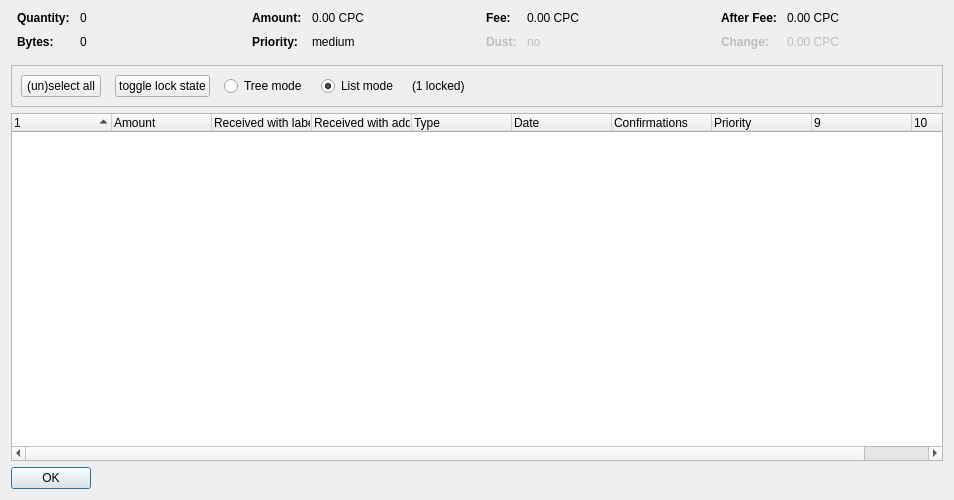
<?xml version="1.0" encoding="UTF-8"?>
<ui version="4.0">
 <class>CoinControlDialog</class>
 <widget class="QDialog" name="CoinControlDialog">
  <property name="geometry">
   <rect>
    <x>0</x>
    <y>0</y>
    <width>954</width>
    <height>500</height>
   </rect>
  </property>
  <property name="windowTitle">
   <string>Coin Selection</string>
  </property>
  <layout class="QVBoxLayout" name="verticalLayout">
   <item>
    <layout class="QHBoxLayout" name="horizontalLayoutTop" stretch="0,0,0,0">
     <property name="topMargin">
      <number>0</number>
     </property>
     <property name="bottomMargin">
      <number>10</number>
     </property>
     <item>
      <layout class="QFormLayout" name="formLayoutCoinControl1">
       <property name="horizontalSpacing">
        <number>10</number>
       </property>
       <property name="verticalSpacing">
        <number>10</number>
       </property>
       <property name="leftMargin">
        <number>6</number>
       </property>
       <property name="rightMargin">
        <number>6</number>
       </property>
       <item row="0" column="0">
        <widget class="QLabel" name="labelCoinControlQuantityText">
         <property name="font">
          <font>
           <weight>75</weight>
           <bold>true</bold>
          </font>
         </property>
         <property name="text">
          <string>Quantity:</string>
         </property>
        </widget>
       </item>
       <item row="0" column="1">
        <widget class="QLabel" name="labelCoinControlQuantity">
         <property name="cursor">
          <cursorShape>IBeamCursor</cursorShape>
         </property>
         <property name="contextMenuPolicy">
          <enum>Qt::ActionsContextMenu</enum>
         </property>
         <property name="text">
          <string notr="true">0</string>
         </property>
         <property name="textInteractionFlags">
          <set>Qt::LinksAccessibleByMouse|Qt::TextSelectableByKeyboard|Qt::TextSelectableByMouse</set>
         </property>
        </widget>
       </item>
       <item row="1" column="0">
        <widget class="QLabel" name="labelCoinControlBytesText">
         <property name="font">
          <font>
           <weight>75</weight>
           <bold>true</bold>
          </font>
         </property>
         <property name="text">
          <string>Bytes:</string>
         </property>
        </widget>
       </item>
       <item row="1" column="1">
        <widget class="QLabel" name="labelCoinControlBytes">
         <property name="cursor">
          <cursorShape>IBeamCursor</cursorShape>
         </property>
         <property name="contextMenuPolicy">
          <enum>Qt::ActionsContextMenu</enum>
         </property>
         <property name="text">
          <string notr="true">0</string>
         </property>
         <property name="textInteractionFlags">
          <set>Qt::LinksAccessibleByMouse|Qt::TextSelectableByKeyboard|Qt::TextSelectableByMouse</set>
         </property>
        </widget>
       </item>
      </layout>
     </item>
     <item>
      <layout class="QFormLayout" name="formLayoutCoinControl2">
       <property name="horizontalSpacing">
        <number>10</number>
       </property>
       <property name="verticalSpacing">
        <number>10</number>
       </property>
       <property name="leftMargin">
        <number>6</number>
       </property>
       <property name="rightMargin">
        <number>6</number>
       </property>
       <item row="0" column="0">
        <widget class="QLabel" name="labelCoinControlAmountText">
         <property name="font">
          <font>
           <weight>75</weight>
           <bold>true</bold>
          </font>
         </property>
         <property name="text">
          <string>Amount:</string>
         </property>
        </widget>
       </item>
       <item row="0" column="1">
        <widget class="QLabel" name="labelCoinControlAmount">
         <property name="cursor">
          <cursorShape>IBeamCursor</cursorShape>
         </property>
         <property name="contextMenuPolicy">
          <enum>Qt::ActionsContextMenu</enum>
         </property>
         <property name="text">
          <string notr="true">0.00 CPC</string>
         </property>
         <property name="textInteractionFlags">
          <set>Qt::LinksAccessibleByMouse|Qt::TextSelectableByKeyboard|Qt::TextSelectableByMouse</set>
         </property>
        </widget>
       </item>
       <item row="1" column="0">
        <widget class="QLabel" name="labelCoinControlPriorityText">
         <property name="font">
          <font>
           <weight>75</weight>
           <bold>true</bold>
          </font>
         </property>
         <property name="text">
          <string>Priority:</string>
         </property>
        </widget>
       </item>
       <item row="1" column="1">
        <widget class="QLabel" name="labelCoinControlPriority">
         <property name="cursor">
          <cursorShape>IBeamCursor</cursorShape>
         </property>
         <property name="contextMenuPolicy">
          <enum>Qt::ActionsContextMenu</enum>
         </property>
         <property name="text">
          <string>medium</string>
         </property>
         <property name="textInteractionFlags">
          <set>Qt::LinksAccessibleByMouse|Qt::TextSelectableByKeyboard|Qt::TextSelectableByMouse</set>
         </property>
        </widget>
       </item>
      </layout>
     </item>
     <item>
      <layout class="QFormLayout" name="formLayoutCoinControl3">
       <property name="horizontalSpacing">
        <number>10</number>
       </property>
       <property name="verticalSpacing">
        <number>10</number>
       </property>
       <property name="leftMargin">
        <number>6</number>
       </property>
       <property name="rightMargin">
        <number>6</number>
       </property>
       <item row="0" column="0">
        <widget class="QLabel" name="labelCoinControlFeeText">
         <property name="font">
          <font>
           <weight>75</weight>
           <bold>true</bold>
          </font>
         </property>
         <property name="text">
          <string>Fee:</string>
         </property>
        </widget>
       </item>
       <item row="0" column="1">
        <widget class="QLabel" name="labelCoinControlFee">
         <property name="cursor">
          <cursorShape>IBeamCursor</cursorShape>
         </property>
         <property name="contextMenuPolicy">
          <enum>Qt::ActionsContextMenu</enum>
         </property>
         <property name="text">
          <string notr="true">0.00 CPC</string>
         </property>
         <property name="textInteractionFlags">
          <set>Qt::LinksAccessibleByMouse|Qt::TextSelectableByKeyboard|Qt::TextSelectableByMouse</set>
         </property>
        </widget>
       </item>
       <item row="1" column="0">
        <widget class="QLabel" name="labelCoinControlLowOutputText">
         <property name="enabled">
          <bool>false</bool>
         </property>
         <property name="font">
          <font>
           <weight>75</weight>
           <bold>true</bold>
          </font>
         </property>
         <property name="text">
          <string>Dust:</string>
         </property>
        </widget>
       </item>
       <item row="1" column="1">
        <widget class="QLabel" name="labelCoinControlLowOutput">
         <property name="enabled">
          <bool>false</bool>
         </property>
         <property name="cursor">
          <cursorShape>IBeamCursor</cursorShape>
         </property>
         <property name="contextMenuPolicy">
          <enum>Qt::ActionsContextMenu</enum>
         </property>
         <property name="text">
          <string>no</string>
         </property>
         <property name="textInteractionFlags">
          <set>Qt::LinksAccessibleByMouse|Qt::TextSelectableByKeyboard|Qt::TextSelectableByMouse</set>
         </property>
        </widget>
       </item>
      </layout>
     </item>
     <item>
      <layout class="QFormLayout" name="formLayoutCoinControl4">
       <property name="horizontalSpacing">
        <number>10</number>
       </property>
       <property name="verticalSpacing">
        <number>10</number>
       </property>
       <property name="leftMargin">
        <number>6</number>
       </property>
       <property name="rightMargin">
        <number>6</number>
       </property>
       <item row="0" column="0">
        <widget class="QLabel" name="labelCoinControlAfterFeeText">
         <property name="font">
          <font>
           <weight>75</weight>
           <bold>true</bold>
          </font>
         </property>
         <property name="text">
          <string>After Fee:</string>
         </property>
        </widget>
       </item>
       <item row="0" column="1">
        <widget class="QLabel" name="labelCoinControlAfterFee">
         <property name="cursor">
          <cursorShape>IBeamCursor</cursorShape>
         </property>
         <property name="contextMenuPolicy">
          <enum>Qt::ActionsContextMenu</enum>
         </property>
         <property name="text">
          <string notr="true">0.00 CPC</string>
         </property>
         <property name="textInteractionFlags">
          <set>Qt::LinksAccessibleByMouse|Qt::TextSelectableByKeyboard|Qt::TextSelectableByMouse</set>
         </property>
        </widget>
       </item>
       <item row="1" column="0">
        <widget class="QLabel" name="labelCoinControlChangeText">
         <property name="enabled">
          <bool>false</bool>
         </property>
         <property name="font">
          <font>
           <weight>75</weight>
           <bold>true</bold>
          </font>
         </property>
         <property name="text">
          <string>Change:</string>
         </property>
        </widget>
       </item>
       <item row="1" column="1">
        <widget class="QLabel" name="labelCoinControlChange">
         <property name="enabled">
          <bool>false</bool>
         </property>
         <property name="cursor">
          <cursorShape>IBeamCursor</cursorShape>
         </property>
         <property name="contextMenuPolicy">
          <enum>Qt::ActionsContextMenu</enum>
         </property>
         <property name="text">
          <string notr="true">0.00 CPC</string>
         </property>
         <property name="textInteractionFlags">
          <set>Qt::LinksAccessibleByMouse|Qt::TextSelectableByKeyboard|Qt::TextSelectableByMouse</set>
         </property>
        </widget>
       </item>
      </layout>
     </item>
    </layout>
   </item>
   <item>
    <widget class="QFrame" name="frame">
     <property name="minimumSize">
      <size>
       <width>0</width>
       <height>40</height>
      </size>
     </property>
     <property name="frameShape">
      <enum>QFrame::StyledPanel</enum>
     </property>
     <property name="frameShadow">
      <enum>QFrame::Sunken</enum>
     </property>
     <layout class="QHBoxLayout" name="horizontalLayout">
      <item>
       <layout class="QHBoxLayout" name="horizontalLayoutPanel" stretch="0,0,0,0,0,0">
        <property name="spacing">
         <number>14</number>
        </property>
        <item>
         <widget class="QPushButton" name="pushButtonSelectAll">
          <property name="sizePolicy">
           <sizepolicy hsizetype="Maximum" vsizetype="Fixed">
            <horstretch>0</horstretch>
            <verstretch>0</verstretch>
           </sizepolicy>
          </property>
          <property name="text">
           <string>(un)select all</string>
          </property>
          <property name="autoDefault">
           <bool>false</bool>
          </property>
         </widget>
        </item>
        <item>
         <widget class="QPushButton" name="pushButtonToggleLock">
          <property name="sizePolicy">
           <sizepolicy hsizetype="Maximum" vsizetype="Fixed">
            <horstretch>0</horstretch>
            <verstretch>0</verstretch>
           </sizepolicy>
          </property>
          <property name="text">
           <string>toggle lock state</string>
          </property>
          <property name="autoDefault">
           <bool>false</bool>
          </property>
         </widget>
        </item>
        <item>
         <widget class="QRadioButton" name="radioTreeMode">
          <property name="sizePolicy">
           <sizepolicy hsizetype="Maximum" vsizetype="Fixed">
            <horstretch>0</horstretch>
            <verstretch>0</verstretch>
           </sizepolicy>
          </property>
          <property name="text">
           <string>Tree mode</string>
          </property>
         </widget>
        </item>
        <item>
         <widget class="QRadioButton" name="radioListMode">
          <property name="sizePolicy">
           <sizepolicy hsizetype="Maximum" vsizetype="Fixed">
            <horstretch>0</horstretch>
            <verstretch>0</verstretch>
           </sizepolicy>
          </property>
          <property name="text">
           <string>List mode</string>
          </property>
          <property name="checked">
           <bool>true</bool>
          </property>
         </widget>
        </item>
        <item>
         <widget class="QLabel" name="labelLocked">
          <property name="text">
           <string>(1 locked)</string>
          </property>
         </widget>
        </item>
        <item>
         <spacer name="horizontalSpacer">
          <property name="orientation">
           <enum>Qt::Horizontal</enum>
          </property>
          <property name="sizeHint" stdset="0">
           <size>
            <width>40</width>
            <height>20</height>
           </size>
          </property>
         </spacer>
        </item>
       </layout>
      </item>
     </layout>
    </widget>
   </item>
   <item>
    <widget class="CoinControlTreeWidget" name="treeWidget">
     <property name="contextMenuPolicy">
      <enum>Qt::CustomContextMenu</enum>
     </property>
     <property name="sortingEnabled">
      <bool>false</bool>
     </property>
     <property name="columnCount">
      <number>10</number>
     </property>
     <attribute name="headerShowSortIndicator" stdset="0">
      <bool>true</bool>
     </attribute>
     <attribute name="headerStretchLastSection">
      <bool>false</bool>
     </attribute>
     <column>
      <property name="text">
       <string/>
      </property>
     </column>
     <column>
      <property name="text">
       <string>Amount</string>
      </property>
     </column>
     <column>
      <property name="text">
       <string>Received with label</string>
      </property>
     </column>
     <column>
      <property name="text">
       <string>Received with address</string>
      </property>
     </column>
     <column>
      <property name="text">
       <string>Type</string>
      </property>
     </column>
     <column>
      <property name="text">
       <string>Date</string>
      </property>
     </column>
     <column>
      <property name="text">
       <string>Confirmations</string>
      </property>
      <property name="toolTip">
       <string>Confirmed</string>
      </property>
     </column>
     <column>
      <property name="text">
       <string>Priority</string>
      </property>
     </column>
     <column>
      <property name="text">
       <string/>
      </property>
     </column>
     <column>
      <property name="text">
       <string/>
      </property>
     </column>
    </widget>
   </item>
   <item>
    <widget class="QDialogButtonBox" name="buttonBox">
     <property name="sizePolicy">
      <sizepolicy hsizetype="Maximum" vsizetype="Fixed">
       <horstretch>0</horstretch>
       <verstretch>0</verstretch>
      </sizepolicy>
     </property>
     <property name="orientation">
      <enum>Qt::Horizontal</enum>
     </property>
     <property name="standardButtons">
      <set>QDialogButtonBox::Ok</set>
     </property>
    </widget>
   </item>
  </layout>
 </widget>
 <customwidgets>
  <customwidget>
   <class>CoinControlTreeWidget</class>
   <extends>QTreeWidget</extends>
   <header>coincontroltreewidget.h</header>
  </customwidget>
 </customwidgets>
 <resources/>
 <connections/>
</ui>
